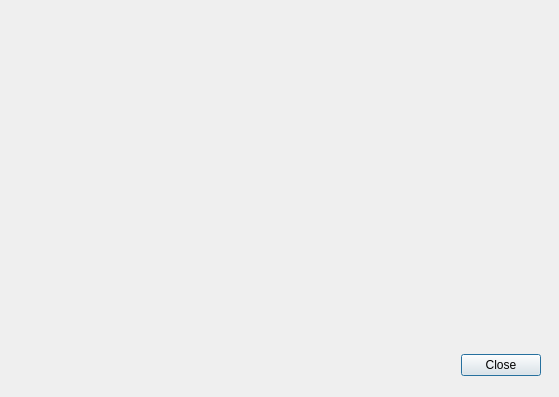
<?xml version="1.0" encoding="UTF-8"?>
<ui version="4.0">
 <class>AboutDialog</class>
 <widget class="QDialog" name="AboutDialog">
  <property name="geometry">
   <rect>
    <x>0</x>
    <y>0</y>
    <width>559</width>
    <height>397</height>
   </rect>
  </property>
  <property name="sizePolicy">
   <sizepolicy hsizetype="Preferred" vsizetype="Preferred">
    <horstretch>0</horstretch>
    <verstretch>0</verstretch>
   </sizepolicy>
  </property>
  <property name="windowTitle">
   <string>About U1MBRomB</string>
  </property>
  <property name="windowIcon">
   <iconset resource="icons.qrc">
    <normaloff>:/icons/images/U1MBRomB.ico</normaloff>:/icons/images/U1MBRomB.ico</iconset>
  </property>
  <property name="windowOpacity">
   <double>1.000000000000000</double>
  </property>
  <property name="autoFillBackground">
   <bool>true</bool>
  </property>
  <widget class="QDialogButtonBox" name="AboutClose">
   <property name="geometry">
    <rect>
     <x>460</x>
     <y>350</y>
     <width>81</width>
     <height>31</height>
    </rect>
   </property>
   <property name="sizePolicy">
    <sizepolicy hsizetype="Fixed" vsizetype="Fixed">
     <horstretch>0</horstretch>
     <verstretch>0</verstretch>
    </sizepolicy>
   </property>
   <property name="baseSize">
    <size>
     <width>100</width>
     <height>100</height>
    </size>
   </property>
   <property name="orientation">
    <enum>Qt::Horizontal</enum>
   </property>
   <property name="standardButtons">
    <set>QDialogButtonBox::Close</set>
   </property>
  </widget>
  <widget class="QLabel" name="AboutImage">
   <property name="geometry">
    <rect>
     <x>0</x>
     <y>0</y>
     <width>560</width>
     <height>400</height>
    </rect>
   </property>
   <property name="minimumSize">
    <size>
     <width>560</width>
     <height>400</height>
    </size>
   </property>
   <property name="maximumSize">
    <size>
     <width>560</width>
     <height>400</height>
    </size>
   </property>
   <property name="text">
    <string/>
   </property>
   <property name="pixmap">
    <pixmap resource="Resources.qrc">:/images/images/U1MBRomB About.png</pixmap>
   </property>
   <property name="scaledContents">
    <bool>true</bool>
   </property>
  </widget>
  <zorder>AboutImage</zorder>
  <zorder>AboutClose</zorder>
 </widget>
 <resources>
  <include location="Resources.qrc"/>
  <include location="icons.qrc"/>
 </resources>
 <connections>
  <connection>
   <sender>AboutClose</sender>
   <signal>accepted()</signal>
   <receiver>AboutDialog</receiver>
   <slot>accept()</slot>
   <hints>
    <hint type="sourcelabel">
     <x>248</x>
     <y>254</y>
    </hint>
    <hint type="destinationlabel">
     <x>157</x>
     <y>274</y>
    </hint>
   </hints>
  </connection>
  <connection>
   <sender>AboutClose</sender>
   <signal>rejected()</signal>
   <receiver>AboutDialog</receiver>
   <slot>reject()</slot>
   <hints>
    <hint type="sourcelabel">
     <x>316</x>
     <y>260</y>
    </hint>
    <hint type="destinationlabel">
     <x>286</x>
     <y>274</y>
    </hint>
   </hints>
  </connection>
 </connections>
</ui>
